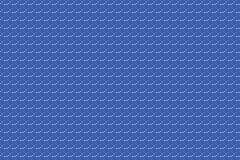

A level layout from a 2D game, rendered from its tile map. Below: a short description, then the map file with its tile-grid data intact:
An orthogonal 30x20 tile map with 8x8 px tiles, 1 tile layer (Tile Layer 1).

<map version="1.10" tiledversion="1.10.2" orientation="orthogonal" renderorder="right-down" width="30" height="20" tilewidth="8" tileheight="8" infinite="0" nextlayerid="2" nextobjectid="1">
 <tileset firstgid="1" source="watertiles.tsx" />
 <layer id="1" name="Tile Layer 1" width="30" height="20">
  <data encoding="csv">
141,141,141,141,141,141,141,141,141,141,141,141,141,141,141,141,141,141,141,141,141,141,141,141,141,141,141,141,141,141,
141,141,141,141,141,141,141,141,141,141,141,141,141,141,141,141,141,141,141,141,141,141,141,141,141,141,141,141,141,141,
141,141,141,141,141,141,141,141,141,141,141,141,141,141,141,141,141,141,141,141,141,141,141,141,141,141,141,141,141,141,
141,141,141,141,141,141,141,141,141,141,141,141,141,141,141,141,141,141,141,141,141,141,141,141,141,141,141,141,141,141,
141,141,141,141,141,141,141,141,141,141,141,141,141,141,141,141,141,141,141,141,141,141,141,141,141,141,141,141,141,141,
141,141,141,141,141,141,141,141,141,141,141,141,141,141,141,141,141,141,141,141,141,141,141,141,141,141,141,141,141,141,
141,141,141,141,141,141,141,141,141,141,141,141,141,141,141,141,141,141,141,141,141,141,141,141,141,141,141,141,141,141,
141,141,141,141,141,141,141,141,141,141,141,141,141,141,141,141,141,141,141,141,141,141,141,141,141,141,141,141,141,141,
141,141,141,141,141,141,141,141,141,141,141,141,141,141,141,141,141,141,141,141,141,141,141,141,141,141,141,141,141,141,
141,141,141,141,141,141,141,141,141,141,141,141,141,141,141,141,141,141,141,141,141,141,141,141,141,141,141,141,141,141,
141,141,141,141,141,141,141,141,141,141,141,141,141,141,141,141,141,141,141,141,141,141,141,141,141,141,141,141,141,141,
141,141,141,141,141,141,141,141,141,141,141,141,141,141,141,141,141,141,141,141,141,141,141,141,141,141,141,141,141,141,
141,141,141,141,141,141,141,141,141,141,141,141,141,141,141,141,141,141,141,141,141,141,141,141,141,141,141,141,141,141,
141,141,141,141,141,141,141,141,141,141,141,141,141,141,141,141,141,141,141,141,141,141,141,141,141,141,141,141,141,141,
141,141,141,141,141,141,141,141,141,141,141,141,141,141,141,141,141,141,141,141,141,141,141,141,141,141,141,141,141,141,
141,141,141,141,141,141,141,141,141,141,141,141,141,141,141,141,141,141,141,141,141,141,141,141,141,141,141,141,141,141,
141,141,141,141,141,141,141,141,141,141,141,141,141,141,141,141,141,141,141,141,141,141,141,141,141,141,141,141,141,141,
141,141,141,141,141,141,141,141,141,141,141,141,141,141,141,141,141,141,141,141,141,141,141,141,141,141,141,141,141,141,
141,141,141,141,141,141,141,141,141,141,141,141,141,141,141,141,141,141,141,141,141,141,141,141,141,141,141,141,141,141,
141,141,141,141,141,141,141,141,141,141,141,141,141,141,141,141,141,141,141,141,141,141,141,141,141,141,141,141,141,141
</data>
 </layer>
</map>